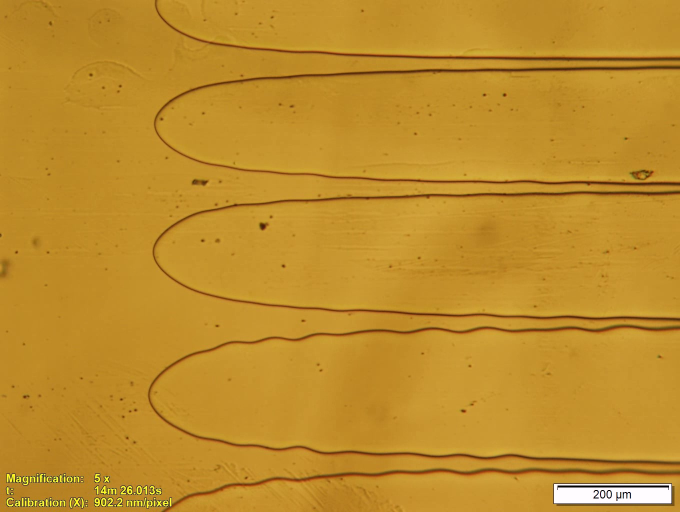
#> input picture SampleImage.jpg, 1360 x 1024 px (shown at 1/2 size)
$ python Radii.py
#> lines starting #> are read from the running program, lines starting #| are printed output that depends on the picture
# -*- coding: utf-8 -*-
"""
Radius calculation using a sample image
 - Input: an interface image seen
         from the side of the sample

 - Input parameters:
     IFname: image file name
     spix: nm/pixel (written in an image)
     sr: searching range for interface positions
     ub: upper boundary
     msr: searching range for refining interface positions
     trange: searching range for cell tips
     ld: diffusion length [microns]

 - Output: Gray image (converted from the original)

@author: Y.Song
"""

############################################################
############################################################
############################################################
### import modules
# OpenCV
import cv2
# Matplotlib
import matplotlib.pyplot as plt
# for calculation
import numpy as np
# for data processing
import pandas as pd
# for interpolation
from scipy import optimize as sciopt
############################################################
############################################################
############################################################

############################################################
### Read an image
# image file name
IFname = 'SampleImage.jpg'

# Read an image as gray color
imgBW = cv2.imread(IFname, 0)
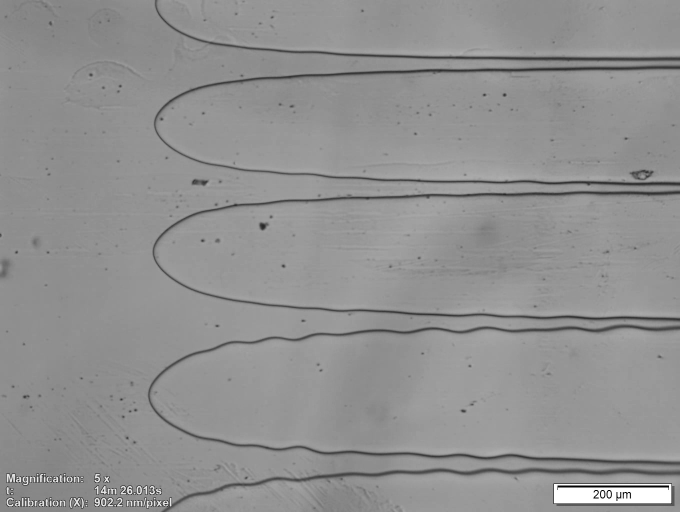
#> imgBW: shape (1024, 1360) (shown at 1/2 size); min 0, max 255, mean 145

### Show images
# cv2.imshow('BlackWhite', imgBW)
# cv2.waitKey(0) temporal consideration
# cv2.waitKey(5)
# cv2.destroyAllWindows()

### save the gray image
#cv2.imwrite('SampleGray.jpg', imgBW)
cv2.imwrite('Gray'+IFname, imgBW)

### (h, w): height and width of an image
h, w = imgBW.shape
#> h = 1024; w = 1360

############################################################

############################################################
### Input parameters
# scale: nm/pixel
spix = 902.2
# scale: microns/pixel
spix = spix/1000.

### search ranges
sr = 100 # search limit
ub = 1100 # upper boundary
lb = sr

### diffusion length
ld = 270./4.

############################################################

############################################################
### functions
def LIMITS( ARR, tval, i0 = 0, steps = +1):
    # this function will find an idex of one value in an array of ARR
    # the value should be closest to the tval.
    # the value shold also be equal to or lower than tval.
    #
    # output: min/max index of ARR[tval] <= tval

    # upper lim
    larr = len(ARR)

    # target index
    tidx = i0

    # first estimation: out of bounds
    if (i0 < 0 or i0 > larr):
        print("Please check a tip position.")
        return 0

    # estimation
    if (steps == 0):
        print("a step value cannot be 0.")
        return 0
    elif (steps < 0) :

        while (ARR[tidx] <= tval and tidx > 0 ) :
            tidx += steps

        tidx = tidx - steps if tidx > 0 else 0

        return tidx

    elif (steps > 0) :

        while (ARR[tidx] <= tval and tidx < larr ) :
            tidx += steps

        tidx = tidx - steps if tidx < larr else larr

        return tidx

### quadratic eqution
def QuadEq(x, a1, a2, a3):
    return a1 * (x**2) + a2 * x + a3

### 4th eq.
def EqOrder4(x, a1, a2, a3, a4, a5):
    return a1*(x**4) + a2*(x**3) + a3*(x**2) + a4*x + a5

############################################################

############################################################
### set an array for a horizontal axis
X = np.arange(w)
#> X = 1360 values from 0 to 1359
Y = np.arange(h)
#> Y = 1024 values from 0 to 1023

### (sample) depth map at the center of an image
fig1 = plt.figure()
plt.plot(X,imgBW[int(h/2),:])
plt.show()
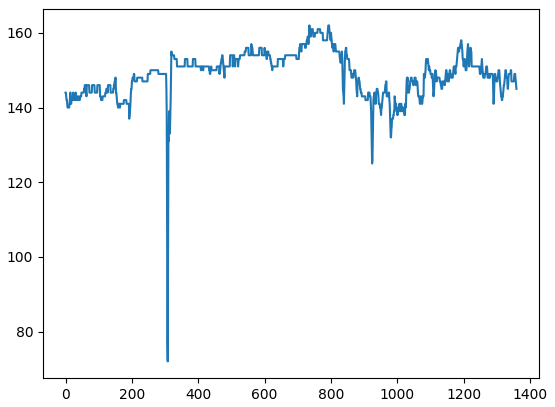
#> figure drawn by matplotlib, 1 panel; curve peaks at x = 735, y = 162
fig1.savefig("Fig1.pdf")
###

### for interface locations in an image
Intb = np.zeros(h)
#> Intb = 1024 values from 0 to 0

### intgerfaec interpolation
# check initial two values
# remind that (0,0) is the top left corner of an image
Intb[0] = pd.Series(imgBW[0,:]).idxmin()
Intb[1] = pd.Series(imgBW[0,:]).idxmin()

### initial interpolation: interface positions
### check a color depth: minimum for an interface
for i in range(2, h):
    Intb[i] = pd.Series(imgBW[i,int(lb):int(ub)]).idxmin() + int(lb)

    # differences
    diffp = np.abs(Intb[i-2] - Intb[i-1])
    diffc = Intb[i-1] - Intb[i]
    # if using np.abs(diffc), it only catch one side of a tip parabola

    # refine searching limits
    # lim1 is close to the dendrite tip
    lim1 = Intb[i-1] - diffp - sr
    # lim2 is close to the groove (far away from a tip)
    lim2 = Intb[i-1] + diffp + sr

    # rearrange limits
    lim1 = lim1 if lim1 > sr else sr
    lim2 = lim2 if lim2 < ub else ub

    if ( lim2 == ub and diffc < 10 ):
        Intb[i] = ub
    elif (diffc > 200):
        # if the variation is too large (near the groove)
        # we set it as ub
        Intb[i] = ub
    else:
        Intb[i] = \
        pd.Series(imgBW[i,int(lim1):int(lim2)]).idxmin() + int(lim1)
#> after the loop, Intb = 1024 values, max 1100 at index 116, min 242 at index 798, mean 534.2

# so far the Intb array saves interface positions

# Due to noise (black dots) of an image,
# interpreted locations do not match the real interface sometimes.
# Need to refine the interface position (below)

### Refine interface positions
# reset sr for interface reevaluation
sr = int(sr/10)
# ignore boundaries
for i in range(sr+1, h-sr-1):
    # refine the searching limits
    # using previous and next interface positions
    low = np.mean(Intb[ int(i-1-sr) : int(i-1)])
    high = np.mean(Intb[ int(i+1) : int(i+1+sr)])

    # swap correctly
    if (low > high):
        low, high = high, low

    diff = int(high - low)

    # reevaluate interface positions
    # manually set the serching range as [low -msr, high + msr]
    msr = 5
    if (diff > 0):
        Intb[i] = \
        pd.Series(imgBW[i,int(low-msr):int(high+msr)]).idxmin() + int(low-msr)
#> this loop made 1002 passes
#> (low, high, diff) on passes 1 to 3: (311, 312.7, 1), (311, 313.1, 2), (311, 313.4, 2)

# Now, the Intb array has interface positions

### find cell tips

# for most advanced tip
tipa = Intb.min()

# searching limits
trange = tipa + 20

# For interface positiosn near tips
Lmin = np.zeros( (0,2) )

# index
idx = 50
# searching steps
steps = 1

# Specify interface positions near tips
while (idx < h):
    #temporal values
    locx = 0.
    locy = 0.

    # specify the range
    if ( Intb[idx] < trange):

        if ( Intb[idx] == Intb[idx+1] ):
            # in case of same interface positions consecutively
            while ( Intb[idx] == Intb[idx+steps] ):
                steps += 1

            Lmin = np.append(Lmin, [ [ idx + 0.5*(steps-1), Intb[idx] ] ] ,\
                                      axis = 0 )
        else:
            # otherwise save the interfaces
            Lmin = np.append(Lmin, [ [ idx, Intb[idx] ] ] , axis = 0 )

    # update index
    idx = idx + steps
    # reset steps
    steps = 1

# so far, Lmin has refined interface positions near tips

# Save tip information
# for tip positions
Tips = np.zeros( (0,2) )

# find and save tips
for i in range(1,len(Lmin)-1):

    if ( Lmin[i,1] < Lmin[i-1,1] and Lmin[i,1] < Lmin[i+1,1] ):
        Tips = np.append(Tips, [ Lmin[i,:] ] , axis = 0 )
#> this loop made 70 passes

# number of tips
tn = len(Tips)

# Lmin can be deleted by
# del Lmin


##### Interpolation of a tip radius

# save fitting parameters and ranges of a tip
Fparams = np.zeros( (tn,5) )
# searching range
SearchR = np.zeros(tn)

# (1) use a parabola shape
for i in range(0, tn):

    # pre-determined tip positions
    xtip = Tips[i,0]
    ytip = Tips[i,1]

    # use a unit: pixel
    # initially use a small range to calculation a tip radius
    sdist = 0.1 * ld/spix

    # an index for a lower limit
    idxl = LIMITS( Intb, (ytip+sdist), int(xtip), -1)
    # an index for a upper limit
    idxh = LIMITS( Intb, (ytip+sdist), int(xtip) )

    # fitting a parabola curve
    popt, pcov = sciopt.curve_fit(QuadEq, Y[idxl:idxh+1], Intb[idxl:idxh+1] )
    # interpolation of a radius [pixel]
    rlocal = 1./(2. * popt[0] )

    # calculate a radius in different range
    # upto r ~ fitting distance from the tip

    # checking number
    ncheck = 0

    while ( sdist + 1. < rlocal and ncheck < 1000 ):
        # searching range
        sdist = sdist + 1.

        idxl = LIMITS( Intb, (ytip + sdist), int(xtip), -1)
        idxh = LIMITS( Intb, (ytip + sdist), int(xtip) )
        popt, pcov = sciopt.curve_fit(QuadEq, \
                                      Y[idxl:idxh+1], Intb[idxl:idxh+1] )
        rlocal = 1./(2. * popt[0] )

        ncheck += 1

    # save searching range
    # unit: microns
    SearchR[i] = sdist*spix

    # save data
    # index of the lower limit
    Fparams[i,0] = idxl
    # index of the higer limit
    Fparams[i,1] = idxh
    # first parameter a1
    Fparams[i,2] = popt[0]
    # second parameter a2
    Fparams[i,3] = popt[1]
    # third parameter a3
    Fparams[i,4] = popt[2]


# (2) use a tip radius (4th order equation)

# to save a tip radius
Rtips = np.zeros(tn)

for i in range(0, tn):

    # tips
    xtip = Tips[i,0]
    ytip = Tips[i,1]

    # an index for a lower limit
    idxl = LIMITS( Intb, (ytip+10), int(xtip), -1)
    # an index for a higher upper limit
    idxh = LIMITS( Intb, (ytip+10), int(xtip) )

    # use 4th order for a curve fitting
    popt, pcov = sciopt.curve_fit(EqOrder4, Y[idxl:idxh+1], Intb[idxl:idxh+1])

    # derivatives
    dydx = 4.*popt[0]*pow(xtip,3) + 3.*popt[1]*pow(xtip,2) \
            + 2.*popt[2]*xtip + popt[3]
    d2ydx2 = 12.*popt[0]*pow(xtip,2) + 6.*popt[1]*xtip + 2.*popt[2]

    # curvature
    curvk = d2ydx2 / pow( (1 + dydx*dydx),3./2. )

    # tip radius
    Rtips[i] = 1/curvk


############################################################
### Image outputs

# rearrange interface positions
#for i in range(0, h):
    # interface : temporal
    # Intb[i] = w - Intb[i]

fig2 = plt.figure()

# interface
plt.plot(Y,Intb, 'k', linewidth = 1.5, label = 'Interface')

# tip positions
plt.plot(Tips[:,0], Tips[:,1], 'rx', linewidth = 1.5, markersize = 8,\
         label = 'Tips')

# parabola fit
for idx in range (0, tn):

    radd = 100
    idxl = int(Fparams[idx,0]) - radd
    idxr = int(Fparams[idx,1]+1) + radd

    plt.plot( Y[idxl:idxr], QuadEq(Y[idxl:idxr], \
             Fparams[idx,2], Fparams[idx,3], Fparams[idx,4]), \
            'r--', linewidth = 1.5)


plt.legend()

plt.ylim(top = 800)
plt.show()
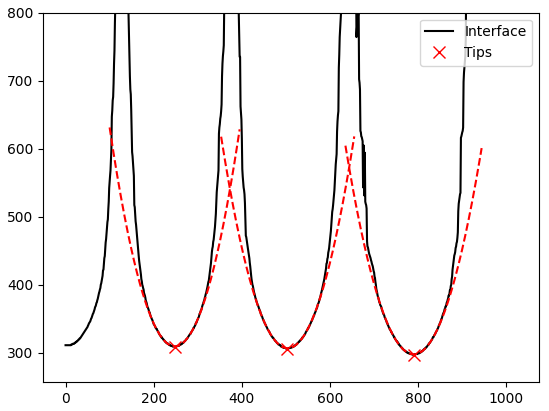
#> figure drawn by matplotlib, 1 panel; curve peaks at x = 1002, y = 1105; curve peaks at x = 100, y = 631.1

fig2.savefig("Fig2.pdf")

### like the figure
fig3 = plt.figure()
# interface
plt.plot(Intb[:], h - Y[:], 'k', linewidth = 1.5, label = 'Interface')
# tip positinos
plt.plot(Tips[:,1], h-Tips[:,0], 'rx', linewidth = 1.5, markersize = 8,\
         label = 'Tips')

# parabola fit
for idx in range (0, tn):

    radd = 100
    idxl = int(Fparams[idx,0]) - radd
    idxr = int(Fparams[idx,1]+1) + radd

    plt.plot( QuadEq(Y[idxl:idxr], Fparams[idx,2], Fparams[idx,3], \
                     Fparams[idx,4]), \
            h - Y[idxl:idxr], 'r--', linewidth = 1.5)

plt.legend()
plt.show()
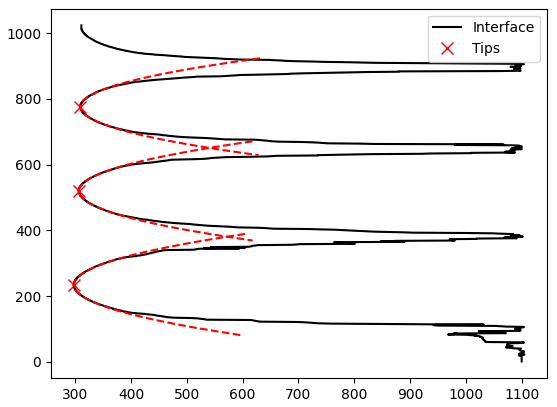
#> figure drawn by matplotlib, 1 panel


fig3.savefig("Fig3.pdf")

############################################################


############################################################
### save radius data
Fout = open('radii.dat', 'w')
# First line: total number of cells
Fout.write("#total number of cells: {:d}\n".format(tn))
# second line: labels
Fout.write("#tip for a tip radius (using polynomial function)\n")
Fout.write("#par for a parabola fit \n")
Fout.write("#units: microns \n")

#labels
for idx in range(0, tn):
    Fout.write("({:d})tip{:d}(tip)\t".format(idx+1, idx+1))

for idx in range(0, tn):
    Fout.write("({:d})tip{:d}(par)\t".format(idx+1+tn, idx+1))

Fout.write("\n")

# data
for idx in range(0, tn):
    rad = spix/(2. * Fparams[idx,2])
    Fout.write("{:.3f}\t".format(rad))

for idx in range(0, tn):
    rad = spix*Rtips[idx]
    Fout.write("{:.3f}\t".format(rad))

Fout.write("\n")

Fout.close()
############################################################
